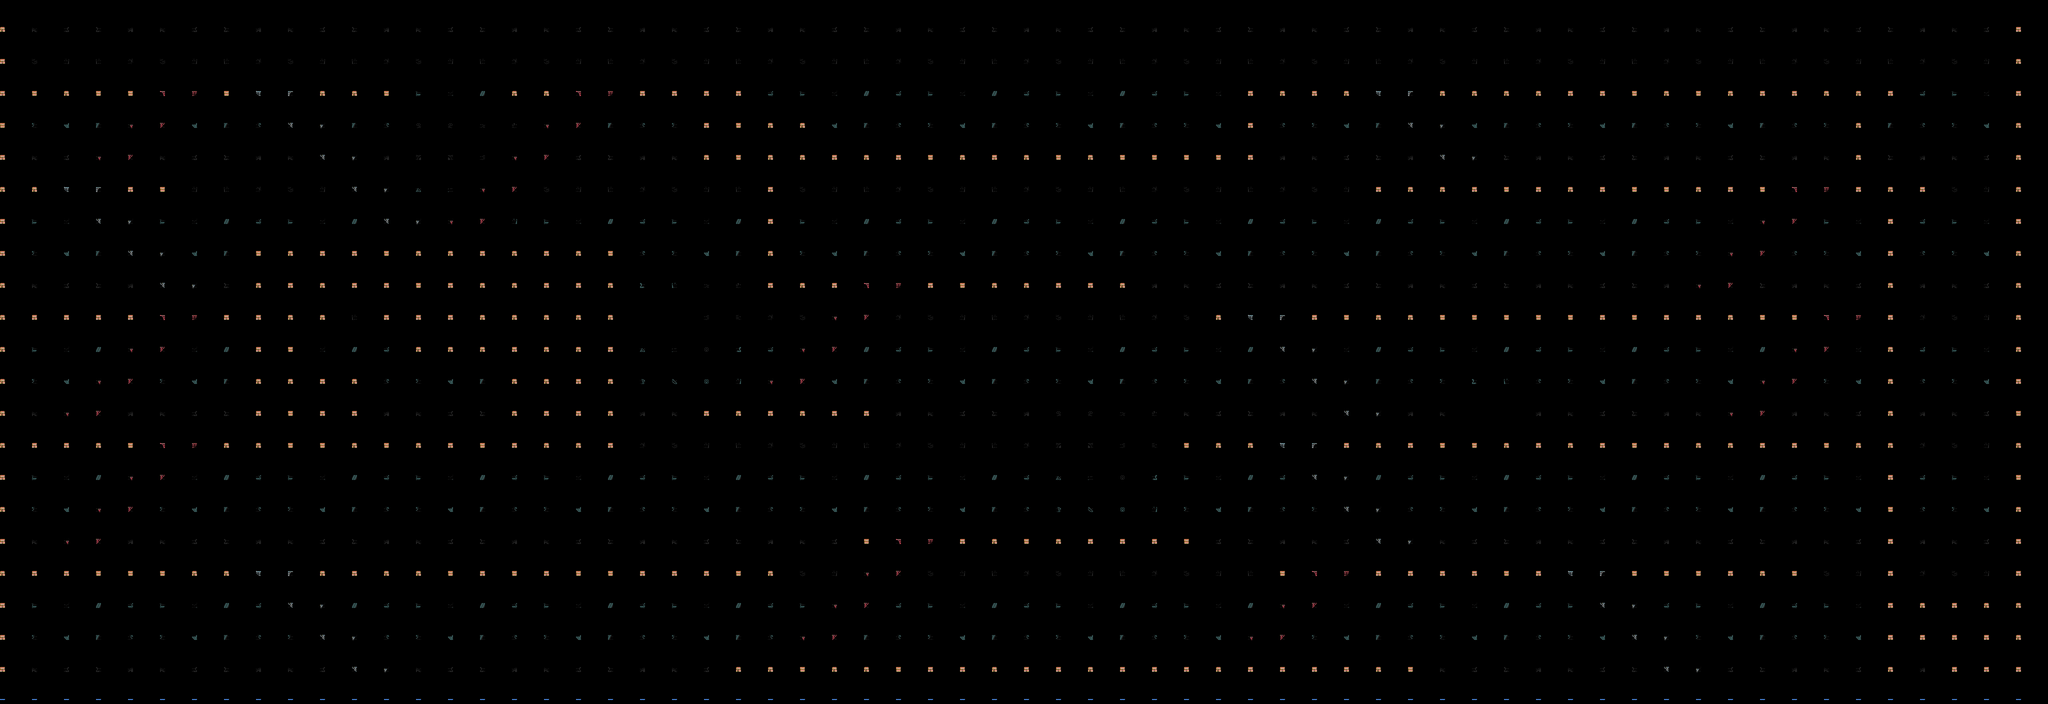

A 2D game scene composited from a Tiled map and its tileset images. What follows is a short description and the map's XML, with each tile layer's data collapsed to a summary:
An orthogonal 64x22 tile map with 64x64 px tiles, 3 tile layers (back, front, stairs) and 28 objects (10x Picker, 6x Jewel, 3x Mummy, 2x Dagger, 2x Door, ...).

<map height="22" infinite="0" nextlayerid="4" nextobjectid="60" orientation="orthogonal" renderorder="right-down" tiledversion="1.11.2" tileheight="64" tilewidth="64" version="1.10" width="64">
 <tileset firstgid="1" source="tiles_new.tsx" />
 <layer height="22" id="1" name="back" width="64">
  <data>[1408 cells, 1408 non-empty, 36 distinct tile ids]</data>
 </layer>
 <layer height="22" id="2" name="front" width="64">
  <data>[1408 cells, 442 non-empty, 8 distinct tile ids]</data>
 </layer>
 <layer height="22" id="3" name="stairs" width="64">
  <data>[1408 cells, 94 non-empty, 4 distinct tile ids]</data>
 </layer>
 <objectgroup id="3" name="items">
  <object gid="137" height="64" id="1" type="Dagger" width="64" x="2368" y="832">
   <properties>
    <property name="p0" value="137" />
   </properties>
  </object>
  <object gid="137" height="64" id="2" type="Dagger" width="64" x="64" y="1344">
   <properties>
    <property name="p0" value="137" />
   </properties>
  </object>
  <object gid="138" height="64" id="3" type="Picker" width="64" x="64" y="128">
   <properties>
    <property name="p0" value="138" />
   </properties>
  </object>
  <object gid="138" height="64" id="4" type="Picker" width="64" x="64" y="448">
   <properties>
    <property name="p0" value="138" />
   </properties>
  </object>
  <object gid="138" height="64" id="5" type="Picker" width="64" x="64" y="704">
   <properties>
    <property name="p0" value="138" />
   </properties>
  </object>
  <object gid="138" height="64" id="6" type="Picker" width="64" x="384" y="960">
   <properties>
    <property name="p0" value="138" />
   </properties>
  </object>
  <object gid="138" height="64" id="7" type="Picker" width="64" x="512" y="1216">
   <properties>
    <property name="p0" value="138" />
   </properties>
  </object>
  <object gid="138" height="64" id="8" type="Picker" width="64" x="960" y="768">
   <properties>
    <property name="p0" value="138" />
   </properties>
  </object>
  <object gid="138" height="64" id="9" type="Picker" width="64" x="2496" y="704">
   <properties>
    <property name="p0" value="138" />
   </properties>
  </object>
  <object gid="138" height="64" id="10" type="Picker" width="64" x="3648" y="832">
   <properties>
    <property name="p0" value="138" />
   </properties>
  </object>
  <object gid="138" height="64" id="11" type="Picker" width="64" x="3840" y="1152">
   <properties>
    <property name="p0" value="138" />
   </properties>
  </object>
  <object gid="138" height="64" id="12" type="Picker" width="64" x="3840" y="1344">
   <properties>
    <property name="p0" value="138" />
   </properties>
  </object>
  <object gid="131" height="64" id="13" type="Jewel" width="64" x="1728" y="256">
   <properties>
    <property name="p0" value="131" />
   </properties>
  </object>
  <object gid="136" height="64" id="14" type="Jewel" width="64" x="1728" y="512">
   <properties>
    <property name="p0" value="136" />
   </properties>
  </object>
  <object gid="130" height="64" id="15" type="Jewel" width="64" x="832" y="832">
   <properties>
    <property name="p0" value="130" />
   </properties>
  </object>
  <object gid="133" height="64" id="16" type="Jewel" width="64" x="704" y="704">
   <properties>
    <property name="p0" value="133" />
   </properties>
  </object>
  <object gid="135" height="64" id="17" type="Jewel" width="64" x="3840" y="320">
   <properties>
    <property name="p0" value="135" />
   </properties>
  </object>
  <object gid="132" height="64" id="18" type="Jewel" width="64" x="3200" y="576">
   <properties>
    <property name="p0" value="132" />
   </properties>
  </object>
  <object gid="127" height="64" id="19" type="Door" width="64" x="576" y="960">
   <properties>
    <property name="p0" value="1" />
   </properties>
  </object>
  <object gid="127" height="64" id="20" type="Door" width="64" x="3200" y="960">
   <properties>
    <property name="p0" value="0" />
   </properties>
  </object>
  <object gid="107" height="64" id="21" type="Giratory" width="64" x="3008" y="832">
   <properties>
    <property name="p0" value="0" />
   </properties>
  </object>
  <object gid="126" height="64" id="54" type="Mummy" width="64" x="1088" y="448">
   <properties>
    <property name="p0" value="4" />
   </properties>
  </object>
  <object gid="123" height="64" id="55" type="Mummy" width="64" x="384" y="1088">
   <properties>
    <property name="p0" value="1" />
   </properties>
  </object>
  <object gid="122" height="64" id="56" type="Mummy" width="64" x="2560" y="576">
   <properties>
    <property name="p0" value="0" />
   </properties>
  </object>
  <object gid="128" height="64" id="57" type="Wall" width="64" x="192" y="1152">
   <properties>
    <property name="p0" value="0" />
   </properties>
  </object>
  <object gid="128" height="64" id="58" type="Wall" width="64" x="1280" y="192">
   <properties>
    <property name="p0" value="1" />
   </properties>
  </object>
  <object gid="129" height="64" id="59" type="Activator" width="64" x="256" y="1344">
   <properties>
    <property name="p0" value="0" />
   </properties>
  </object>
  <object gid="129" height="64" id="60" type="Activator" width="64" x="1344" y="1088">
   <properties>
    <property name="p0" value="1" />
   </properties>
  </object>
 </objectgroup>
</map>
